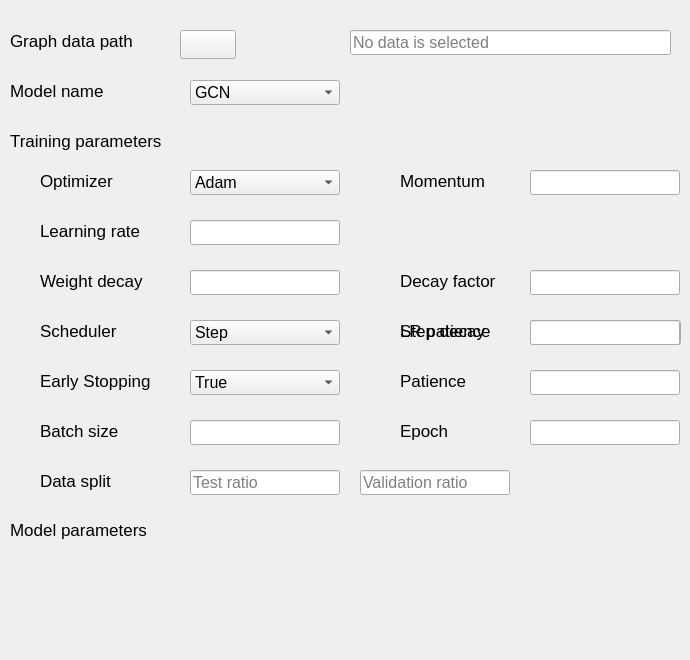
      <widget class="QWidget" name="tabParams">
       <attribute name="title">
        <string>Parameters</string>
       </attribute>
       <widget class="QLabel" name="label">
        <property name="geometry">
         <rect>
          <x>10</x>
          <y>80</y>
          <width>141</width>
          <height>21</height>
         </rect>
        </property>
        <property name="font">
         <font>
          <family>Segoe UI</family>
          <pointsize>13</pointsize>
          <bold>false</bold>
         </font>
        </property>
        <property name="text">
         <string>Model name</string>
        </property>
       </widget>
       <widget class="QLabel" name="label_3">
        <property name="geometry">
         <rect>
          <x>10</x>
          <y>130</y>
          <width>231</width>
          <height>21</height>
         </rect>
        </property>
        <property name="font">
         <font>
          <family>Segoe UI</family>
          <pointsize>13</pointsize>
          <bold>false</bold>
         </font>
        </property>
        <property name="text">
         <string>Training parameters</string>
        </property>
       </widget>
       <widget class="QComboBox" name="comboBoxModel">
        <property name="geometry">
         <rect>
          <x>190</x>
          <y>80</y>
          <width>150</width>
          <height>25</height>
         </rect>
        </property>
        <property name="font">
         <font>
          <family>Segoe UI</family>
          <pointsize>12</pointsize>
          <bold>false</bold>
         </font>
        </property>
        <item>
         <property name="text">
          <string>GCN</string>
         </property>
        </item>
        <item>
         <property name="text">
          <string>TGCN</string>
         </property>
        </item>
        <item>
         <property name="text">
          <string>STGCN</string>
         </property>
        </item>
        <item>
         <property name="text">
          <string>DCRNN</string>
         </property>
        </item>
        <item>
         <property name="text">
          <string>AGCRN</string>
         </property>
        </item>
       </widget>
       <widget class="QLabel" name="label_5">
        <property name="geometry">
         <rect>
          <x>40</x>
          <y>260</y>
          <width>131</width>
          <height>41</height>
         </rect>
        </property>
        <property name="font">
         <font>
          <family>Segoe UI</family>
          <pointsize>13</pointsize>
          <bold>false</bold>
         </font>
        </property>
        <property name="toolTip">
         <string>Amount that learning rate drops</string>
        </property>
        <property name="text">
         <string>Weight decay</string>
        </property>
       </widget>
       <widget class="QLabel" name="labelStepDecay">
        <property name="geometry">
         <rect>
          <x>400</x>
          <y>320</y>
          <width>121</width>
          <height>21</height>
         </rect>
        </property>
        <property name="font">
         <font>
          <family>Segoe UI</family>
          <pointsize>13</pointsize>
          <bold>false</bold>
         </font>
        </property>
        <property name="toolTip">
         <string>Number of epochs without improvement before reducing LR (for Step scheduler)</string>
        </property>
        <property name="text">
         <string>Step decay</string>
        </property>
       </widget>
       <widget class="QLabel" name="label_7">
        <property name="geometry">
         <rect>
          <x>400</x>
          <y>420</y>
          <width>101</width>
          <height>21</height>
         </rect>
        </property>
        <property name="font">
         <font>
          <family>Segoe UI</family>
          <pointsize>13</pointsize>
          <bold>false</bold>
         </font>
        </property>
        <property name="toolTip">
         <string>Number of total epochs</string>
        </property>
        <property name="text">
         <string>Epoch</string>
        </property>
       </widget>
       <widget class="QLabel" name="label_4">
        <property name="geometry">
         <rect>
          <x>40</x>
          <y>210</y>
          <width>141</width>
          <height>41</height>
         </rect>
        </property>
        <property name="font">
         <font>
          <family>Segoe UI</family>
          <pointsize>13</pointsize>
          <bold>false</bold>
         </font>
        </property>
        <property name="text">
         <string>Learning rate</string>
        </property>
       </widget>
       <widget class="QLabel" name="label_8">
        <property name="geometry">
         <rect>
          <x>40</x>
          <y>470</y>
          <width>111</width>
          <height>21</height>
         </rect>
        </property>
        <property name="font">
         <font>
          <family>Segoe UI</family>
          <pointsize>13</pointsize>
          <bold>false</bold>
         </font>
        </property>
        <property name="text">
         <string>Data split</string>
        </property>
       </widget>
       <widget class="QLineEdit" name="lineLr">
        <property name="geometry">
         <rect>
          <x>190</x>
          <y>220</y>
          <width>150</width>
          <height>25</height>
         </rect>
        </property>
        <property name="font">
         <font>
          <family>Segoe UI</family>
          <pointsize>12</pointsize>
          <bold>false</bold>
         </font>
        </property>
       </widget>
       <widget class="QLineEdit" name="lineDecay">
        <property name="geometry">
         <rect>
          <x>190</x>
          <y>270</y>
          <width>150</width>
          <height>25</height>
         </rect>
        </property>
        <property name="font">
         <font>
          <family>Segoe UI</family>
          <pointsize>12</pointsize>
          <bold>false</bold>
         </font>
        </property>
       </widget>
       <widget class="QLineEdit" name="lineStepDecay">
        <property name="geometry">
         <rect>
          <x>530</x>
          <y>320</y>
          <width>151</width>
          <height>25</height>
         </rect>
        </property>
        <property name="font">
         <font>
          <family>Segoe UI</family>
          <pointsize>12</pointsize>
          <bold>true</bold>
         </font>
        </property>
       </widget>
       <widget class="QLineEdit" name="lineNEpoch">
        <property name="geometry">
         <rect>
          <x>530</x>
          <y>420</y>
          <width>150</width>
          <height>25</height>
         </rect>
        </property>
        <property name="font">
         <font>
          <family>Segoe UI</family>
          <pointsize>12</pointsize>
          <bold>false</bold>
         </font>
        </property>
       </widget>
       <widget class="QLineEdit" name="lineTestRat">
        <property name="geometry">
         <rect>
          <x>190</x>
          <y>470</y>
          <width>150</width>
          <height>25</height>
         </rect>
        </property>
        <property name="font">
         <font>
          <family>Segoe UI</family>
          <pointsize>12</pointsize>
          <bold>false</bold>
         </font>
        </property>
        <property name="placeholderText">
         <string>Test ratio</string>
        </property>
       </widget>
       <widget class="QLineEdit" name="lineValRat">
        <property name="geometry">
         <rect>
          <x>360</x>
          <y>470</y>
          <width>150</width>
          <height>25</height>
         </rect>
        </property>
        <property name="font">
         <font>
          <family>Segoe UI</family>
          <pointsize>12</pointsize>
          <bold>false</bold>
         </font>
        </property>
        <property name="placeholderText">
         <string>Validation ratio</string>
        </property>
       </widget>
       <widget class="QLabel" name="label_10">
        <property name="geometry">
         <rect>
          <x>10</x>
          <y>520</y>
          <width>191</width>
          <height>20</height>
         </rect>
        </property>
        <property name="font">
         <font>
          <family>Segoe UI</family>
          <pointsize>13</pointsize>
          <bold>false</bold>
         </font>
        </property>
        <property name="text">
         <string>Model parameters</string>
        </property>
       </widget>
       <widget class="QLabel" name="labelBatch">
        <property name="geometry">
         <rect>
          <x>40</x>
          <y>420</y>
          <width>111</width>
          <height>21</height>
         </rect>
        </property>
        <property name="font">
         <font>
          <family>Segoe UI</family>
          <pointsize>13</pointsize>
          <bold>false</bold>
         </font>
        </property>
        <property name="toolTip">
         <string>Number of samples in one batch</string>
        </property>
        <property name="text">
         <string>Batch size</string>
        </property>
       </widget>
       <widget class="QLineEdit" name="lineBatch">
        <property name="geometry">
         <rect>
          <x>190</x>
          <y>420</y>
          <width>150</width>
          <height>25</height>
         </rect>
        </property>
        <property name="font">
         <font>
          <family>Segoe UI</family>
          <pointsize>12</pointsize>
          <bold>false</bold>
         </font>
        </property>
       </widget>
       <widget class="QLabel" name="label_2">
        <property name="geometry">
         <rect>
          <x>10</x>
          <y>30</y>
          <width>161</width>
          <height>21</height>
         </rect>
        </property>
        <property name="font">
         <font>
          <family>Segoe UI</family>
          <pointsize>13</pointsize>
          <bold>false</bold>
         </font>
        </property>
        <property name="text">
         <string>Graph data path</string>
        </property>
       </widget>
       <widget class="QLineEdit" name="lineGraphData">
        <property name="geometry">
         <rect>
          <x>350</x>
          <y>30</y>
          <width>321</width>
          <height>25</height>
         </rect>
        </property>
        <property name="font">
         <font>
          <family>Segoe UI</family>
          <pointsize>12</pointsize>
          <bold>false</bold>
         </font>
        </property>
        <property name="readOnly">
         <bool>true</bool>
        </property>
        <property name="placeholderText">
         <string>No data is selected</string>
        </property>
       </widget>
       <widget class="QPushButton" name="btnBrowseGraphData">
        <property name="geometry">
         <rect>
          <x>180</x>
          <y>30</y>
          <width>56</width>
          <height>29</height>
         </rect>
        </property>
        <property name="font">
         <font>
          <family>Segoe UI</family>
          <pointsize>13</pointsize>
          <bold>true</bold>
         </font>
        </property>
        <property name="text">
         <string/>
        </property>
       </widget>
       <widget class="QLabel" name="label_20">
        <property name="geometry">
         <rect>
          <x>40</x>
          <y>170</y>
          <width>111</width>
          <height>21</height>
         </rect>
        </property>
        <property name="font">
         <font>
          <family>Segoe UI</family>
          <pointsize>13</pointsize>
          <bold>false</bold>
         </font>
        </property>
        <property name="text">
         <string>Optimizer</string>
        </property>
       </widget>
       <widget class="QComboBox" name="comboBoxOptim">
        <property name="geometry">
         <rect>
          <x>190</x>
          <y>170</y>
          <width>150</width>
          <height>25</height>
         </rect>
        </property>
        <property name="font">
         <font>
          <family>Segoe UI</family>
          <pointsize>12</pointsize>
          <bold>false</bold>
         </font>
        </property>
        <item>
         <property name="text">
          <string>Adam</string>
         </property>
        </item>
        <item>
         <property name="text">
          <string>SGD</string>
         </property>
        </item>
        <item>
         <property name="text">
          <string>RMSProp</string>
         </property>
        </item>
       </widget>
       <widget class="QLabel" name="labelMomentum">
        <property name="geometry">
         <rect>
          <x>400</x>
          <y>170</y>
          <width>131</width>
          <height>21</height>
         </rect>
        </property>
        <property name="font">
         <font>
          <family>Segoe UI</family>
          <pointsize>13</pointsize>
          <bold>false</bold>
         </font>
        </property>
        <property name="toolTip">
         <string>Momentum factor for SGD</string>
        </property>
        <property name="text">
         <string>Momentum</string>
        </property>
       </widget>
       <widget class="QLineEdit" name="lineMomentum">
        <property name="geometry">
         <rect>
          <x>530</x>
          <y>170</y>
          <width>150</width>
          <height>25</height>
         </rect>
        </property>
        <property name="font">
         <font>
          <family>Segoe UI</family>
          <pointsize>12</pointsize>
          <bold>false</bold>
         </font>
        </property>
       </widget>
       <widget class="QLabel" name="label_22">
        <property name="geometry">
         <rect>
          <x>40</x>
          <y>320</y>
          <width>111</width>
          <height>21</height>
         </rect>
        </property>
        <property name="font">
         <font>
          <family>Segoe UI</family>
          <pointsize>13</pointsize>
          <bold>false</bold>
         </font>
        </property>
        <property name="toolTip">
         <string>Learning rate scheduler type</string>
        </property>
        <property name="text">
         <string>Scheduler</string>
        </property>
       </widget>
       <widget class="QComboBox" name="comboBoxScheduler">
        <property name="geometry">
         <rect>
          <x>190</x>
          <y>320</y>
          <width>150</width>
          <height>25</height>
         </rect>
        </property>
        <property name="font">
         <font>
          <family>Segoe UI</family>
          <pointsize>12</pointsize>
          <bold>false</bold>
         </font>
        </property>
        <item>
         <property name="text">
          <string>Step</string>
         </property>
        </item>
        <item>
         <property name="text">
          <string>Plateau</string>
         </property>
        </item>
        <item>
         <property name="text">
          <string>None</string>
         </property>
        </item>
       </widget>
       <widget class="QLabel" name="label_23">
        <property name="geometry">
         <rect>
          <x>400</x>
          <y>270</y>
          <width>131</width>
          <height>21</height>
         </rect>
        </property>
        <property name="font">
         <font>
          <family>Segoe UI</family>
          <pointsize>13</pointsize>
          <bold>false</bold>
         </font>
        </property>
        <property name="toolTip">
         <string>How fast the learning rate get decreased</string>
        </property>
        <property name="text">
         <string>Decay factor</string>
        </property>
       </widget>
       <widget class="QLineEdit" name="lineDecayFactor">
        <property name="geometry">
         <rect>
          <x>530</x>
          <y>270</y>
          <width>150</width>
          <height>25</height>
         </rect>
        </property>
        <property name="font">
         <font>
          <family>Segoe UI</family>
          <pointsize>12</pointsize>
          <bold>false</bold>
         </font>
        </property>
       </widget>
       <widget class="QLabel" name="labelLrPatience">
        <property name="geometry">
         <rect>
          <x>400</x>
          <y>320</y>
          <width>141</width>
          <height>21</height>
         </rect>
        </property>
        <property name="font">
         <font>
          <family>Segoe UI</family>
          <pointsize>13</pointsize>
          <bold>false</bold>
         </font>
        </property>
        <property name="toolTip">
         <string>Number of epochs without improvement before reducing LR (for ReduceLROnPlateau scheduler)</string>
        </property>
        <property name="text">
         <string>LR patience</string>
        </property>
       </widget>
       <widget class="QLineEdit" name="lineLrPatience">
        <property name="geometry">
         <rect>
          <x>530</x>
          <y>320</y>
          <width>150</width>
          <height>25</height>
         </rect>
        </property>
        <property name="font">
         <font>
          <family>Segoe UI</family>
          <pointsize>12</pointsize>
          <bold>false</bold>
         </font>
        </property>
       </widget>
       <widget class="QLabel" name="labelEsPatience">
        <property name="geometry">
         <rect>
          <x>400</x>
          <y>370</y>
          <width>111</width>
          <height>21</height>
         </rect>
        </property>
        <property name="font">
         <font>
          <family>Segoe UI</family>
          <pointsize>13</pointsize>
          <bold>false</bold>
         </font>
        </property>
        <property name="toolTip">
         <string>Number of epochs with no improvement after which training will be stopped</string>
        </property>
        <property name="text">
         <string>Patience</string>
        </property>
       </widget>
       <widget class="QLineEdit" name="lineEsPatience">
        <property name="geometry">
         <rect>
          <x>530</x>
          <y>370</y>
          <width>150</width>
          <height>25</height>
         </rect>
        </property>
        <property name="font">
         <font>
          <family>Segoe UI</family>
          <pointsize>12</pointsize>
          <bold>false</bold>
         </font>
        </property>
       </widget>
       <widget class="QLabel" name="label_26">
        <property name="geometry">
         <rect>
          <x>40</x>
          <y>360</y>
          <width>141</width>
          <height>41</height>
         </rect>
        </property>
        <property name="font">
         <font>
          <family>Segoe UI</family>
          <pointsize>13</pointsize>
          <bold>false</bold>
         </font>
        </property>
        <property name="toolTip">
         <string>Use early stopping</string>
        </property>
        <property name="text">
         <string>Early Stopping</string>
        </property>
       </widget>
       <widget class="QComboBox" name="comboBoxEarlyStop">
        <property name="geometry">
         <rect>
          <x>190</x>
          <y>370</y>
          <width>150</width>
          <height>25</height>
         </rect>
        </property>
        <property name="font">
         <font>
          <family>Segoe UI</family>
          <pointsize>12</pointsize>
          <bold>false</bold>
         </font>
        </property>
        <item>
         <property name="text">
          <string>True</string>
         </property>
        </item>
        <item>
         <property name="text">
          <string>False</string>
         </property>
        </item>
       </widget>
       <widget class="QWidget" name="gridLayoutWidget">
        <property name="geometry">
         <rect>
          <x>40</x>
          <y>560</y>
          <width>641</width>
          <height>91</height>
         </rect>
        </property>
        <property name="font">
         <font>
          <family>Arial</family>
          <pointsize>14</pointsize>
          <bold>true</bold>
         </font>
        </property>
        <layout class="QGridLayout" name="gLayoutModelParams"/>
       </widget>
      </widget>
